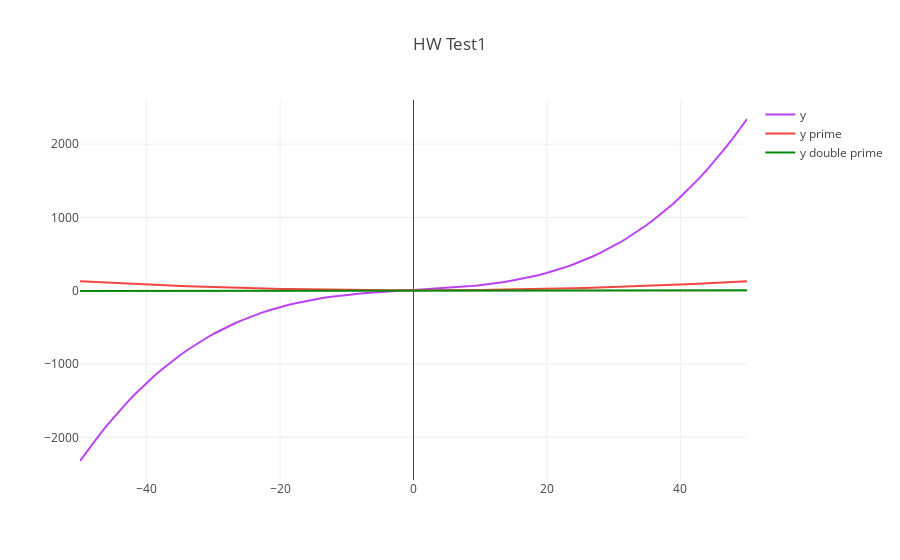

Notebook code for this chart:
### Code cell
# Instantiate
mf = MyFunctions(-50, 50, 100)
#expression = sp.sympify('2*x ** 3 + 6*x ** 2 - 12')
#la = sp.latex('( (x - 1) 2 / 3)')
expression = sp.sympify(sp.Rational(1/60)*x**3 + 5*x +10)
print(expression)

# Required for displaying plotly in jupyter notebook
plotly.offline.init_notebook_mode(connected=True)

# Create traces
#trace1 = Scatter(x=mf.get_space(), y=build_data('h', mf.get_space()), name='y', line=dict(color='#bc42f4'))
#trace2 = Scatter(x=mf.get_space(), y=build_data('g', mf.get_space()), name='y prime', line=dict(color='#f44641'))
#trace1 = Scatter(x=the_space, y=test_h_fn(the_space), name='y', line=dict(color='#bc42f4'))
the_space = mf.get_space()
trace1 = Scatter(x=the_space, y=lambdify_fun(expression, the_space), name='y', line=dict(color='#bc42f4'))
trace2 = Scatter(x=the_space, y=lambdify_prime_fun(expression, the_space), name='y prime', line=dict(color='#f44641'))
trace3 = Scatter(x=the_space, y=lambdify_doubleprime_fun(expression, the_space), name='y double prime', line=dict(color='#0A8A0A'))


# plot it
plotly.offline.iplot({
    "data": [trace1, trace2, trace3],
    "layout": Layout(title="HW Test1")
})
